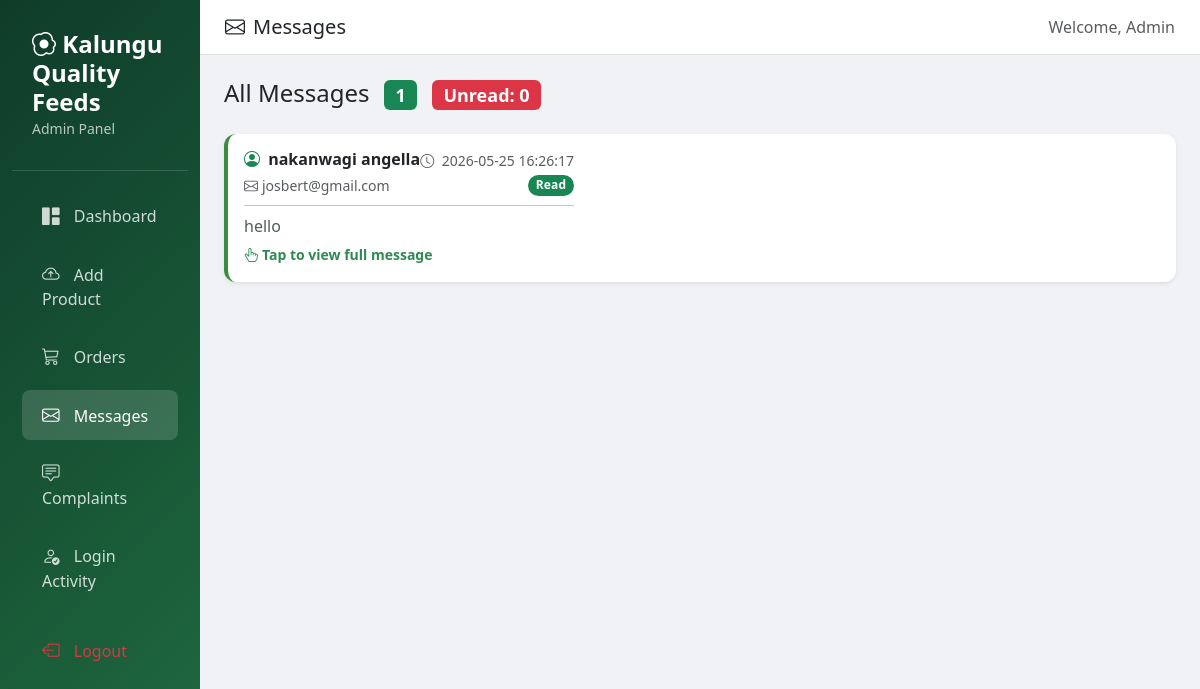
Screenshot of /Admin/view_messages.php (signed in) with the database file from the repository.
### tables this page shows
CREATE TABLE IF NOT EXISTS messages (
    id INT(11) AUTO_INCREMENT PRIMARY KEY,
    sender_name VARCHAR(100) NOT NULL,
    email VARCHAR(100) NOT NULL,
    phone VARCHAR(20) DEFAULT NULL,
    subject VARCHAR(100) NOT NULL,
    message_text TEXT NOT NULL,
    sent_at TIMESTAMP DEFAULT CURRENT_TIMESTAMP,
    is_read TINYINT(1) NOT NULL DEFAULT 0,
    read_at DATETIME DEFAULT NULL
);

### Admin/view_messages.php (the view, shortened to what this page needs)
<?php
include 'connection.php';
$messages = [];
$table_check = mysqli_query($conn, "SHOW TABLES LIKE 'messages'");
if ($table_check && mysqli_num_rows($table_check) > 0) {
    $res = mysqli_query($conn, "SELECT * FROM messages ORDER BY id DESC");
    if ($res) {
        while ($row = mysqli_fetch_assoc($res)) {
            $messages[] = [
                'id' => isset($row['id']) ? (int) $row['id'] : (count($messages) + 1),
                'sender' => trim($row['sender_name'] ?? $row['name'] ?? 'Unknown'),
                'email' => trim($row['email'] ?? ''),
                'phone' => trim($row['phone'] ?? ''),
                'subject' => trim($row['subject'] ?? ''),
                'message' => trim($row['message_text'] ?? $row['message'] ?? ''),
                'sent_at' => trim($row['sent_at'] ?? $row['created_at'] ?? ''),
                'is_read' => isset($row['is_read']) ? (int) $row['is_read'] : 0,
                'read_at' => trim($row['read_at'] ?? '')
            ];
        }
    }
}
$unread_count = count(array_filter($messages, static function ($message) {
    return (int) ($message['is_read'] ?? 0) === 0;
}));
?>
<!DOCTYPE html>
<html lang="en">
<head>
<link href="https://cdn.jsdelivr.net/npm/bootstrap@5.3.0/dist/css/bootstrap.min.css" rel="stylesheet">
<link href="https://cdn.jsdelivr.net/npm/bootstrap-icons@1.11.0/font/bootstrap-icons.css" rel="stylesheet">
</head>
<body>
<div class="container-fluid">
<div class="row">
    <div class="col-md-3 col-lg-2 sidebar d-none d-md-block">
        <div class="brand">
            <h4><i class="bi bi-egg-fried"></i> Kalungu Quality Feeds</h4>
            <small>Admin Panel</small>
        </div>
        <nav class="nav flex-column">
            <a class="nav-link" href="admin.php"><i class="bi bi-grid-1x2-fill"></i> Dashboard</a>
            <a class="nav-link" href="upload_photo.php"><i class="bi bi-cloud-arrow-up"></i> Add Product</a>
            <a class="nav-link" href="view_orders.php"><i class="bi bi-cart3"></i> Orders</a>
            <a class="nav-link active" href="view_messages.php"><i class="bi bi-envelope"></i> Messages</a>
            <a class="nav-link" href="view_complaints.php"><i class="bi bi-chat-square-text"></i> Complaints</a>
            <a class="nav-link" href="login_activity.php"><i class="bi bi-person-check"></i> Login Activity</a>
            <a class="nav-link text-danger mt-3" href="adlogout.php"><i class="bi bi-box-arrow-left"></i> Logout</a>
        </nav>
    </div>
    <div class="col-md-9 col-lg-10 p-0">
        <div class="top-bar d-flex justify-content-between align-items-center">
            <h5 class="mb-0"><i class="bi bi-envelope me-2"></i>Messages</h5>
            <div class="d-flex align-items-center gap-3">
                <span class="text-muted">Welcome, <?php echo htmlspecialchars($_SESSION['username']); ?></span>
            </div>
        </div>
        <div class="p-4">
            <div class="d-flex justify-content-between align-items-center mb-4">
                <h4 class="mb-0">All Messages
                    <span class="badge bg-success ms-2"><?php echo count($messages); ?></span>
                    <span id="unreadCounter" data-count="<?php echo $unread_count; ?>" class="badge bg-danger ms-2">Unread: <?php echo $unread_count; ?></span>
                </h4>
            </div>
            <?php if (count($messages) > 0): ?>
                <?php foreach ($messages as $index => $msg): ?>
                <?php
                    $modal_id = 'messageModal' . intval($msg['id']) . '_' . $index;
                    $is_unread = ((int)($msg['is_read'] ?? 0) === 0);
                    $status_text = $is_unread ? 'Unread' : 'Read';
                    $status_badge = $is_unread ? 'bg-danger' : 'bg-success';
                    $preview = $msg['message'];
                ?>
                <button type="button" class="card message-card message-trigger shadow-sm mb-3 <?php echo $is_unread ? 'unread-message' : ''; ?>" data-bs-toggle="modal" data-bs-target="#<?php echo $modal_id; ?>">
                    <div class="card-body">
                        <div class="d-flex justify-content-between align-items-start">
                            <div>
                                <h6 class="mb-1 fw-bold">
                                    <i class="bi bi-person-circle text-success me-1"></i>
                                    <?php echo htmlspecialchars($msg['sender'] ?: 'Unknown'); ?>
                                </h6>
                                <small class="text-muted">
                                    <i class="bi bi-envelope me-1"></i><?php echo htmlspecialchars($msg['email']); ?>
                                </small>
                            </div>
                            <div class="text-end">
                                <small class="text-muted d-block">
                                    <i class="bi bi-clock me-1"></i>
                                    <?php echo htmlspecialchars($msg['sent_at'] ?: 'Unknown time'); ?>
                                </small>
                                <span class="badge rounded-pill status-pill message-status-badge <?php echo $status_badge; ?> mt-1"><?php echo $status_text; ?></span>
                            </div>
                        </div>
                        <hr class="my-2">
                        <p class="mb-1 message-preview"><?php echo htmlspecialchars($preview); ?></p>
                        <small class="tap-hint"><i class="bi bi-hand-index-thumb me-1"></i>Tap to view full message</small>
                    </div>
                </button>
                <?php endforeach; ?>
            <?php endif; ?>
        </div>
    </div>
</div>
</div>
</body>
</html>

### Admin/view_messages.php (style rules this page uses)
:root { --leaf-900: #0f3c2a; --leaf-700: #1f6b3f; --leaf-600: #2f8952; --cream: #f6fbf6; --sun: #ffd166; --ink: #132019; }
body { background: #f0f2f5; }
.sidebar { background: linear-gradient(135deg, var(--leaf-900), var(--leaf-700)); min-height: 100vh; color: #fff; padding-top: 20px; }
.sidebar .nav-link { color: rgba(255,255,255,0.8); padding: 12px 20px; border-radius: 8px; margin: 4px 10px; transition: all 0.2s; }
.sidebar .nav-link:hover, .sidebar .nav-link.active { background: rgba(255,255,255,0.15); color: #fff; }
.sidebar .nav-link i { margin-right: 10px; font-size: 1.1rem; }
.brand { padding: 10px 20px 30px; border-bottom: 1px solid rgba(255,255,255,0.15); margin-bottom: 15px; }
.brand h4 { margin: 0; font-weight: 700; }
.brand small { opacity: 0.7; }
.top-bar { background: #fff; border-bottom: 1px solid #e0e0e0; padding: 15px 25px; }
.message-card { border: none; border-radius: 12px; border-left: 4px solid #388e3c; transition: transform 0.2s, box-shadow 0.2s; }
.message-trigger { width: 100%; padding: 0; text-align: left; background: #fff; cursor: pointer; }
.message-preview { color: #4f5d55; }
.tap-hint { color: #2f8952; font-weight: 600; }
.status-pill { font-size: 0.75rem; letter-spacing: 0.2px; }

### rows the page displays
messages: is_read "0", sender_name "nakanwagi angella", email "josbert@gmail.com", sent_at "2026-05-25 16:26:17", is_read "Read", message_text "hello"

### other values shown
$_SESSION['username'] "Admin"
count($messages) "1"
